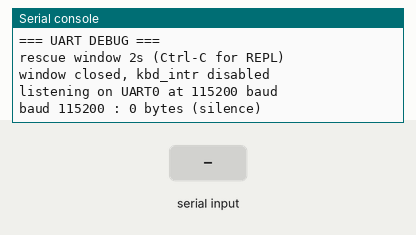
The program below on a simulated Raspberry Pi Pico running MicroPython. On the bench: the last lines printed to the serial console. The test bench sets the inputs (shaded band).

Above: at 3.2 s.
3.3 s: "1" received over the second serial link
At 4.5 s:
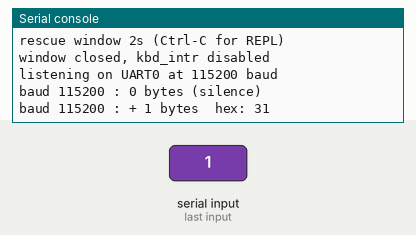
5.5 s: "0" received over the second serial link
At 6.8 s:
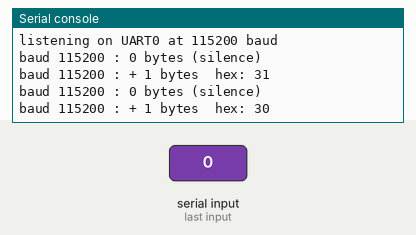
7.0 s: "2" received over the second serial link
At 7.8 s:
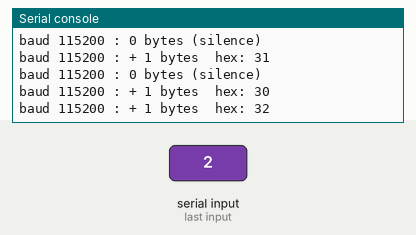
Timing chart, 0 to 10.0 s (numbered marks = the images above; inputs shaded):
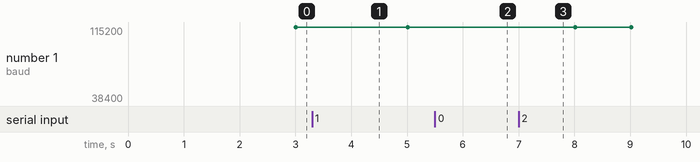

The program:

uart_debug.py
```python
# Throwaway UART debugger to diagnose the Link <-> Pico cable.
#
# Replaces the bridge's main.py while debugging. Every second it prints
# how many bytes it read from UART0 plus a hex dump of the first chunk.
# It also tries several baudrates in case the speed is wrong.
#
# Usage (host):
#   PYTHONPATH=.venv-tools python3 -m mpremote connect /dev/ttyACM0 cp pico/uart_debug.py :main.py
#   reset and listen with `cat /dev/ttyACM0`

import sys
import time
import micropython
from machine import UART, Pin

micropython.kbd_intr(-1)

# Try 115200 first (what we expect from the GBA in UART SIO mode)
print("=== UART DEBUG ===")
print("rescue window 2s (Ctrl-C for REPL)")
for _ in range(20):
    time.sleep_ms(100)
print("window closed, kbd_intr disabled")

BAUDRATES = [115200, 57600, 38400, 9600]
b_idx = 0

uart = UART(0, baudrate=BAUDRATES[b_idx], bits=8, parity=None, stop=1,
            tx=Pin(0), rx=Pin(1), timeout=0, rxbuf=2048)
print("listening on UART0 at", BAUDRATES[b_idx], "baud")

last_report = time.ticks_ms()
total_bytes = 0
sample = bytearray()

while True:
    n = uart.any()
    if n:
        chunk = uart.read(min(n, 64))
        if chunk:
            total_bytes += len(chunk)
            if len(sample) < 32:
                sample.extend(chunk[:32 - len(sample)])
    if time.ticks_diff(time.ticks_ms(), last_report) >= 1000:
        last_report = time.ticks_ms()
        if total_bytes:
            print("baud", BAUDRATES[b_idx], ": +", total_bytes, "bytes  hex:",
                  " ".join("%02x" % b for b in sample[:16]))
            sample = bytearray()
            total_bytes = 0
        else:
            print("baud", BAUDRATES[b_idx], ": 0 bytes (silence)")
            # after 5s of silence, try the next baudrate
            try:
                uart_silence_count
            except NameError:
                uart_silence_count = 0
            uart_silence_count += 1
            if uart_silence_count >= 5:
                uart_silence_count = 0
                b_idx = (b_idx + 1) % len(BAUDRATES)
                print("=== rotating to baud", BAUDRATES[b_idx])
                uart.deinit()
                uart = UART(0, baudrate=BAUDRATES[b_idx], bits=8, parity=None,
                            stop=1, tx=Pin(0), rx=Pin(1), timeout=0, rxbuf=2048)
```

Measured:
- after the input at 3.3 s, the serial console: prints a new line after 0.71 s (image 1)
- after the input at 5.5 s, the serial console: prints a new line after 0.51 s (image 2)
- after the input at 7.0 s, the serial console: prints a new line at once (image 3)
